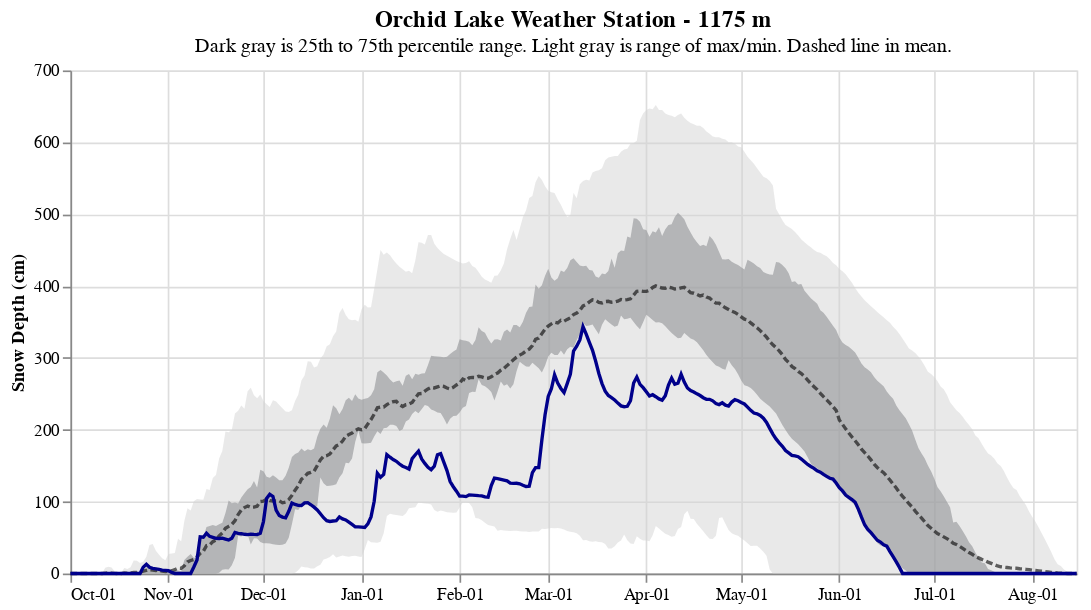

This figure's notebook cell:
### Code cell
alt.data_transformers.disable_max_rows()

title = alt.TitleParams(
   text='Orchid Lake Weather Station - 1175 m',
   subtitle="Dark gray is 25th to 75th percentile range. Light gray is range of max/min. Dashed line in mean.",
   anchor='middle',
   fontSize=14,
   fontWeight='bold')

area = alt.Chart(orchid_stats, title=title).mark_area(color='lightgray', opacity=0.5).encode(
    alt.X('wtr_day_year:T', title=None,
          axis=alt.Axis(format='%b-%d', tickCount=12, labelOverlap='parity'), scale=alt.Scale(domain=['2022-10-01','2023-08-15'])),
    alt.Y('max:Q', title='Snow Depth (cm)', scale=alt.Scale(domain=[0,700])),
    alt.Y2('min:Q')
).properties(width=600, height=300)

area2 = alt.Chart(orchid_stats).mark_area(color='#919397', opacity=0.6).encode(
    alt.X('wtr_day_year:T', title=None,
          axis=alt.Axis(format='%b-%d', tickCount=12, labelOverlap='parity'), scale=alt.Scale(domain=['2022-10-01','2023-08-15'])),
    alt.Y('percentile_75th:Q'),
    alt.Y2('percentile_25th:Q')
)

wmean = alt.Chart(orchid_stats).mark_line(color= "black", opacity=0.6, strokeDash=[4, 2]).encode(
    alt.X('wtr_day_year:T', title=None,
          axis=alt.Axis(format='%b-%d', tickCount=12, labelOverlap='parity'), scale=alt.Scale(domain=['2022-10-01','2023-08-15'])),
    alt.Y('mean:Q', title='Snow Depth (cm)'),
    tooltip=[alt.Tooltip('monthdate(date):T', title="Date"), alt.Tooltip('mean:Q', title="Mean Depth") , alt.Tooltip('wtr_day_year', title="Day of Water Year")]
)

wyear_2024 = alt.Chart(orchid[orchid['wtr_year'] == 2024]).mark_line(color= "blue", opacity=0.6, strokeWidth=1).encode(
    alt.X('wtr_day_year:T', title=None,
          axis=alt.Axis(format='%b-%d', tickCount=12, labelOverlap='parity'), scale=alt.Scale(domain=['2022-10-01','2023-08-15'])),
    alt.Y('depth', title='Snow Depth (cm)')
)

wyear_2023 = alt.Chart(orchid[orchid['wtr_year'] == 2023]).mark_line(color= "green", opacity=0.6, strokeWidth=1).encode(
    alt.X('wtr_day_year:T', title=None,
          axis=alt.Axis(format='%b-%d', tickCount=12, labelOverlap='parity'), scale=alt.Scale(domain=['2022-10-01','2023-08-15'])),
    alt.Y('depth', title='Snow Depth (cm)')
)

last_value = alt.Chart(last).mark_circle(color= "darkblue", size=40).encode(
    alt.X('wtr_day_year:T', title=None,
          axis=alt.Axis(format='%b-%d', tickCount=12, labelOverlap='parity'), scale=alt.Scale(domain=['2022-10-01','2023-08-15'])),
    alt.Y('depth', title='Snow Depth (cm)')
)


complete = area + area2 + wmean + orchid_2024 
complete

### Figure 1 — Vega-Lite specification as saved in the notebook (floating-point values rounded to 4 significant figures; data arrays with more than 128 entries replaced by an {"elided": "..."} marker saying what was removed)
{"config": {"view": {"continuousWidth": 300, "continuousHeight": 300}}, "layer": [{"mark": {"type": "area", "color": "lightgray", "opacity": 0.5}, "encoding": {"x": {"axis": {"format": "%b-%d", "labelOverlap": "parity", "tickCount": 12}, "field": "wtr_day_year", "scale": {"domain": ["2022-10-01", "2023-08-15"]}, "title": null, "type": "temporal"}, "y": {"field": "max", "scale": {"domain": [0, 700]}, "title": "Snow Depth (cm)", "type": "quantitative"}, "y2": {"field": "min"}}, "title": {"text": "Orchid Lake Weather Station - 1175 m", "anchor": "middle", "fontSize": 14, "fontWeight": "bold", "subtitle": "Dark gray is 25th to 75th percentile range. Light gray is range of max/min. Dashed line in mean."}}, {"mark": {"type": "area", "color": "#919397", "opacity": 0.6}, "encoding": {"x": {"axis": {"format": "%b-%d", "labelOverlap": "parity", "tickCount": 12}, "field": "wtr_day_year", "scale": {"domain": ["2022-10-01", "2023-08-15"]}, "title": null, "type": "temporal"}, "y": {"field": "percentile_75th", "type": "quantitative"}, "y2": {"field": "percentile_25th"}}}, {"mark": {"type": "line", "color": "black", "opacity": 0.6, "strokeDash": [4, 2]}, "encoding": {"tooltip": [{"field": "date", "timeUnit": "monthdate", "title": "Date", "type": "temporal"}, {"field": "mean", "title": "Mean Depth", "type": "quantitative"}, {"field": "wtr_day_year", "title": "Day of Water Year", "type": "temporal"}], "x": {"axis": {"format": "%b-%d", "labelOverlap": "parity", "tickCount": 12}, "field": "wtr_day_year", "scale": {"domain": ["2022-10-01", "2023-08-15"]}, "title": null, "type": "temporal"}, "y": {"field": "mean", "title": "Snow Depth (cm)", "type": "quantitative"}}}, {"data": {"name": "data-f5bf52f9bfbac3b3b91ddacd170f319f"}, "mark": {"type": "line", "color": "darkblue", "strokeWidth": 2}, "encoding": {"tooltip": [{"field": "date", "timeUnit": "monthdate", "title": "Date", "type": "temporal"}, {"field": "depth", "title": "Snow Depth", "type": "quantitative"}], "x": {"field": "wtr_day_year", "type": "temporal"}, "y": {"field": "depth", "type": "quantitative"}}}], "data": {"name": "data-b38817828fdee466fa7556ed358305e5"}, "height": 300, "width": 600, "$schema": "https://vega.github.io/schema/vega-lite/v5.8.0.json", "datasets": {"data-b38817828fdee466fa7556ed358305e5": {"elided": "319 records"}, "data-f5bf52f9bfbac3b3b91ddacd170f319f": {"elided": "319 records"}}}
